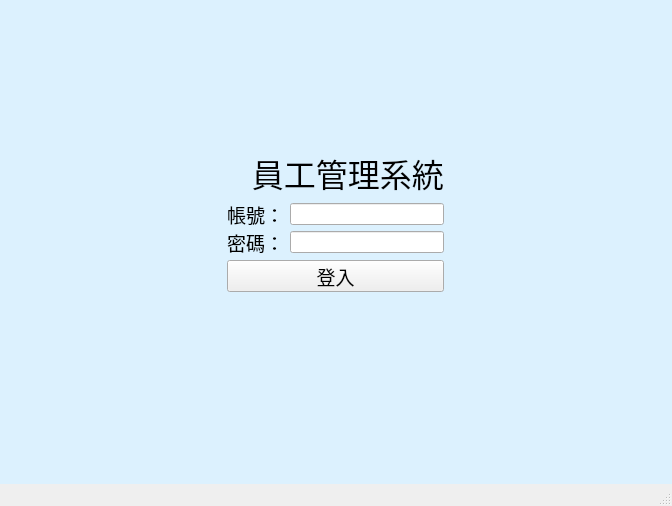
<?xml version="1.0" encoding="UTF-8"?>
<ui version="4.0">
 <class>MainWindow</class>
 <widget class="QMainWindow" name="MainWindow">
  <property name="geometry">
   <rect>
    <x>0</x>
    <y>0</y>
    <width>672</width>
    <height>506</height>
   </rect>
  </property>
  <property name="windowTitle">
   <string>MainWindow</string>
  </property>
  <widget class="QWidget" name="centralwidget">
   <widget class="QLabel" name="label_3">
    <property name="geometry">
     <rect>
      <x>-20</x>
      <y>-10</y>
      <width>871</width>
      <height>601</height>
     </rect>
    </property>
    <property name="styleSheet">
     <string notr="true">background-color:#DCF1FE;</string>
    </property>
    <property name="text">
     <string/>
    </property>
   </widget>
   <widget class="QWidget" name="layoutWidget">
    <property name="geometry">
     <rect>
      <x>0</x>
      <y>0</y>
      <width>671</width>
      <height>461</height>
     </rect>
    </property>
    <layout class="QGridLayout" name="gridLayout_3">
     <item row="3" column="1">
      <layout class="QGridLayout" name="gridLayout_2">
       <item row="1" column="0">
        <widget class="QLabel" name="messageLabel">
         <property name="text">
          <string/>
         </property>
        </widget>
       </item>
       <item row="0" column="0">
        <layout class="QGridLayout" name="gridLayout">
         <item row="0" column="0">
          <widget class="QLabel" name="label">
           <property name="minimumSize">
            <size>
             <width>0</width>
             <height>16</height>
            </size>
           </property>
           <property name="font">
            <font>
             <family>Heiti TC</family>
             <pointsize>14</pointsize>
            </font>
           </property>
           <property name="text">
            <string>帳號：</string>
           </property>
          </widget>
         </item>
         <item row="0" column="1">
          <widget class="QLineEdit" name="usernameLineEdit">
           <property name="minimumSize">
            <size>
             <width>0</width>
             <height>21</height>
            </size>
           </property>
          </widget>
         </item>
         <item row="1" column="0">
          <widget class="QLabel" name="label_2">
           <property name="minimumSize">
            <size>
             <width>0</width>
             <height>16</height>
            </size>
           </property>
           <property name="font">
            <font>
             <family>Heiti TC</family>
             <pointsize>14</pointsize>
            </font>
           </property>
           <property name="text">
            <string>密碼：</string>
           </property>
          </widget>
         </item>
         <item row="1" column="1">
          <widget class="QLineEdit" name="passwordLineEdit">
           <property name="minimumSize">
            <size>
             <width>0</width>
             <height>21</height>
            </size>
           </property>
          </widget>
         </item>
         <item row="2" column="0" colspan="2">
          <widget class="QPushButton" name="loginButton">
           <property name="minimumSize">
            <size>
             <width>0</width>
             <height>32</height>
            </size>
           </property>
           <property name="font">
            <font>
             <family>Heiti TC</family>
             <pointsize>14</pointsize>
            </font>
           </property>
           <property name="text">
            <string>登入</string>
           </property>
          </widget>
         </item>
        </layout>
       </item>
      </layout>
     </item>
     <item row="4" column="1">
      <spacer name="verticalSpacer_2">
       <property name="orientation">
        <enum>Qt::Vertical</enum>
       </property>
       <property name="sizeHint" stdset="0">
        <size>
         <width>20</width>
         <height>168</height>
        </size>
       </property>
      </spacer>
     </item>
     <item row="3" column="2">
      <spacer name="horizontalSpacer">
       <property name="orientation">
        <enum>Qt::Horizontal</enum>
       </property>
       <property name="sizeHint" stdset="0">
        <size>
         <width>238</width>
         <height>20</height>
        </size>
       </property>
      </spacer>
     </item>
     <item row="3" column="0">
      <spacer name="horizontalSpacer_2">
       <property name="orientation">
        <enum>Qt::Horizontal</enum>
       </property>
       <property name="sizeHint" stdset="0">
        <size>
         <width>238</width>
         <height>20</height>
        </size>
       </property>
      </spacer>
     </item>
     <item row="0" column="1">
      <spacer name="verticalSpacer">
       <property name="orientation">
        <enum>Qt::Vertical</enum>
       </property>
       <property name="sizeHint" stdset="0">
        <size>
         <width>20</width>
         <height>168</height>
        </size>
       </property>
      </spacer>
     </item>
     <item row="1" column="1">
      <widget class="QLabel" name="label_7">
       <property name="font">
        <font>
         <family>Heiti TC</family>
         <pointsize>24</pointsize>
        </font>
       </property>
       <property name="text">
        <string>   員工管理系統</string>
       </property>
      </widget>
     </item>
    </layout>
   </widget>
   <widget class="QLabel" name="label_5">
    <property name="geometry">
     <rect>
      <x>260</x>
      <y>310</y>
      <width>141</width>
      <height>141</height>
     </rect>
    </property>
    <property name="text">
     <string/>
    </property>
    <property name="pixmap">
     <pixmap>../../../../Downloads/p03.png</pixmap>
    </property>
    <property name="scaledContents">
     <bool>true</bool>
    </property>
   </widget>
   <widget class="QLabel" name="label_6">
    <property name="geometry">
     <rect>
      <x>400</x>
      <y>320</y>
      <width>131</width>
      <height>121</height>
     </rect>
    </property>
    <property name="text">
     <string/>
    </property>
    <property name="pixmap">
     <pixmap>../../../../Downloads/p02.png</pixmap>
    </property>
    <property name="scaledContents">
     <bool>true</bool>
    </property>
   </widget>
   <widget class="QLabel" name="label_4">
    <property name="geometry">
     <rect>
      <x>139</x>
      <y>300</y>
      <width>161</width>
      <height>171</height>
     </rect>
    </property>
    <property name="text">
     <string/>
    </property>
    <property name="pixmap">
     <pixmap>../../../../Downloads/p01.png</pixmap>
    </property>
    <property name="scaledContents">
     <bool>true</bool>
    </property>
   </widget>
   <zorder>label_3</zorder>
   <zorder>label_4</zorder>
   <zorder>label_5</zorder>
   <zorder>label_6</zorder>
   <zorder>layoutWidget</zorder>
  </widget>
  <widget class="QMenuBar" name="menubar">
   <property name="geometry">
    <rect>
     <x>0</x>
     <y>0</y>
     <width>672</width>
     <height>24</height>
    </rect>
   </property>
  </widget>
  <widget class="QStatusBar" name="statusbar"/>
 </widget>
 <resources/>
 <connections/>
</ui>
